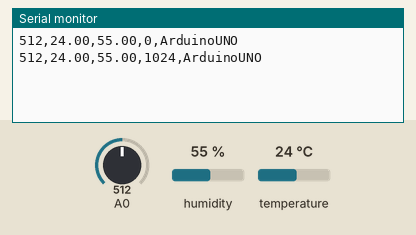
The sketch below on a simulated Arduino Uno, built with avr-gcc and run on an emulated ATmega328P. On the bench: the last lines printed to the serial monitor. The test bench sets the inputs (shaded band); at power-on: humidity 55 %, A0 = 512, temperature 24 °C.

Above: at 1.8 s.
1.9 s: humidity set to 22 %
At 3.3 s:
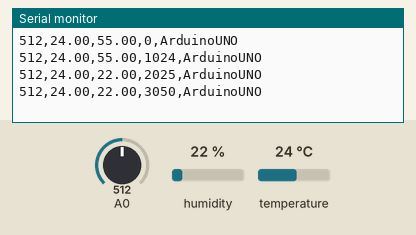
3.4 s: A0 set to 716
At 4.7 s:
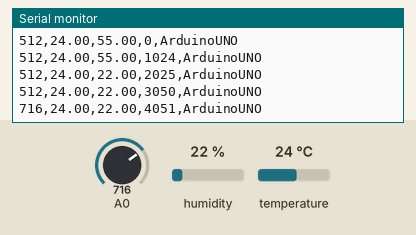
4.9 s: temperature set to 12 °C
At 5.8 s:
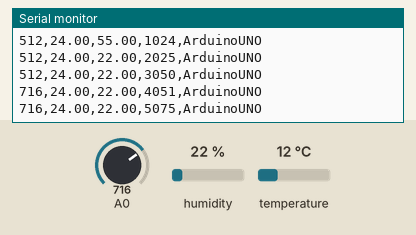
6.4 s: A0 set to 900
At 7.7 s:
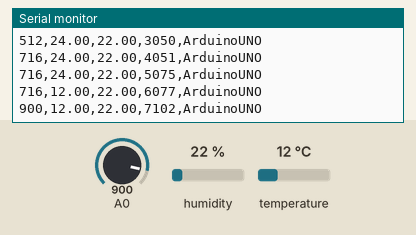
7.9 s: humidity set to 40 %
At 9.6 s:
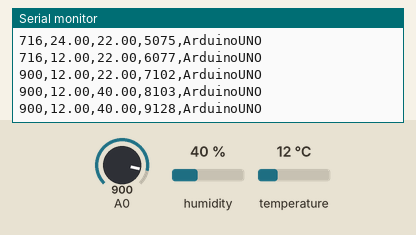
Timing chart, 0 to 10.4 s (numbered marks = the images above; inputs shaded):
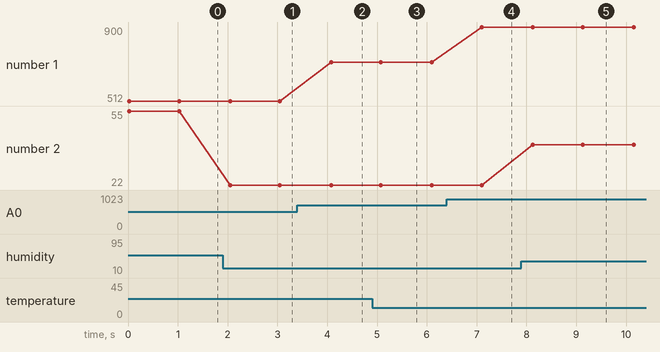

Measured:
- after the input at 1.9 s, the serial monitor: prints a new line after 0.15 s (image 1)
- after the input at 3.4 s, the serial monitor: prints a new line after 0.68 s (image 2)
- after the input at 6.4 s, the serial monitor: prints a new line after 0.70 s (image 4)
- after the input at 7.9 s, the serial monitor: prints a new line after 0.23 s (image 5)
- plotted number 1: 512 → 716 after the input at 3.4 s, 716 → 900 after the input at 6.4 s
- plotted number 2: 55 → 22 after the input at 1.9 s, 22 → 40 after the input at 7.9 s

The sketch:

uno-light-temp-humid-time-csv.ino
```cpp
/*
 * Arduino UNO measures the following:
 * - light intensity (0-1023) / photoresistor
 * - temperature (±1°C)/ HDT11 module
 * - humidity (±1%RH)/ HDT11 module
 * - time elapsed (milliseconds)
 *
 * Data and device id are sent via serial as CSV strings;
 *
 * @author manokel01
 */

#include <DHT.h>
#include <Adafruit_Sensor.h>
#include <string.h>

#define DHTPIN 4          // what pin we're connected to
#define DHTTYPE DHT11     // DHT 11
DHT dht(DHTPIN, DHTTYPE); // Initialize DHT sensor for normal 16mhz Arduino
int light;
float temperature;
float humidity;
long time;
String deviceID = "ArduinoUNO";

void setup(){
  Serial.begin(9600);
  dht.begin();
}

void loop() {
  time = millis();
  light = analogRead(A0);
  // Reading temperature or humidity takes about 250 milliseconds.
  // Sensor readings may also be up to 2 seconds 'old' (its a very slow sensor)
  temperature = dht.readTemperature();
  humidity = dht.readHumidity();
  // float f = dht.readTemperature(true);
  // float hif = dht.computeHeatIndex(f, h);
  // float hic = dht.computeHeatIndex(t, h, false);
  Serial.print(light);
  Serial.print(","),
  Serial.print(temperature);
  Serial.print(","),
  Serial.print(humidity);
  Serial.print(","),
  Serial.print(time);
  Serial.print(","),
  Serial.print(deviceID);
  Serial.println();
  delay(1000);
}
```
